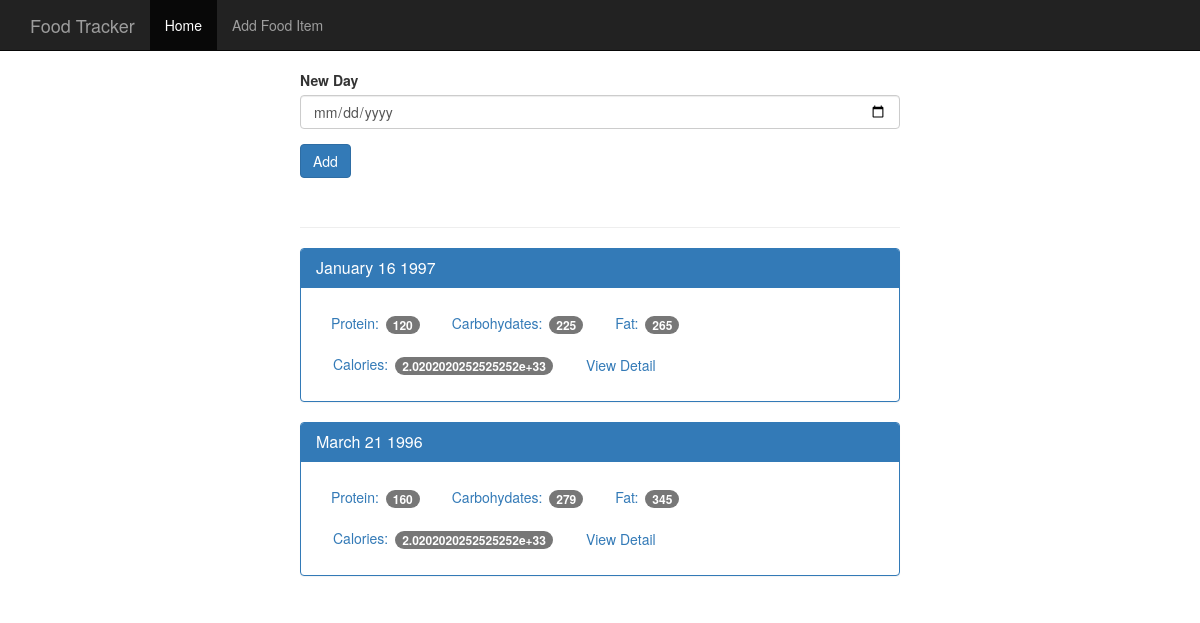
The page / on the database its author committed.
### tables this page shows
CREATE TABLE log_date(
	id integer primary key autoincrement,
	entry_date date not null
);

### app.py (the view)
@app.route('/', methods=['POST','GET'])
def index():
	db = get_db()
	if request.method == 'POST':
		date = request.form['date']
		dt = datetime.strptime(date, '%Y-%m-%d')
		database_date = datetime.strftime(dt, '%Y%m%d')
		db.execute('insert into log_date (entry_date) values (?)', [database_date])
		db.commit()
	cur = db.execute('''select log_date.entry_date, sum(food.protein) as protein, sum(food.carbohydrates) as carbohydrates, sum(food.fat) as fat, sum(food.calories) as calories
						from log_date
						join food_date on food_date.log_date_id = log_date.id
						join food on food.id = food_date.food_id
						group by log_date.id order by log_date.entry_date desc''')
	results = cur.fetchall()
	date_results = []
	for i in results:
		single_date = {}
		single_date['entry_date'] = i['entry_date']
		single_date['protein'] = i['protein']
		single_date['carbohydrates'] = i['carbohydrates']
		single_date['fat'] = i['fat']
		single_date['calories'] = i['calories']
		d = datetime.strptime(str(i['entry_date']), '%Y%m%d')
		single_date['pretty_date'] = datetime.strftime(d, '%B %d %Y')
		date_results.append(single_date)
	return render_template('home.html', results = date_results)

### database.py (called while the page is built)
def connect_db():
	sql = sqlite3.connect('/home/tapas/Downloads/flask_app/food tracker app/food_log.db')
	sql.row_factory = sqlite3.Row
	return sql

def get_db():
	if not hasattr(g, 'sqlite3_db'):
		g.sqlite_db = connect_db()
	return g.sqlite_db

### templates/home.html
{% extends "base.html" %}
{% block body %}
    <nav class="navbar navbar-inverse navbar-fixed-top">
      <div class="container">
        <div class="navbar-header">
          <a class="navbar-brand" href="{{ url_for('index') }}">Food Tracker</a>
        </div>
        <div id="navbar" class="navbar-collapse collapse">
          <ul class="nav navbar-nav">
            <li class="active"><a href="{{ url_for('index') }}">Home</a></li>
            <li><a href="{{ url_for('food') }}">Add Food Item</a></li>
          </ul>
        </div>
      </div>
    </nav>
    <div class="container theme-showcase col-sm-6 col-sm-offset-3" role="main">
      <div class="row">
        <div>
          <form method="POST" action="/">
            <div class="form-group">
              <label for="new-day">New Day</label>
              <input type="date" class="form-control" name="date" id="new-day">
            </div>
            <button type="submit" class="btn btn-primary">Add</button>
          </form>
          <div class="page-header"></div>
         {% for r in results %}
          <div class="panel panel-primary">
            <div class="panel-heading">
              <h3 class="panel-title">{{ r.pretty_date }}</h3>
            </div>
            <div class="panel-body">
              <ul class="nav nav-pills" role="tablist">
                <li><a>Protein: <span class="badge">{{ r.protein }}</span></a></li>
                <li><a>Carbohydates: <span class="badge">{{ r.carbohydrates }}</span></a></li>
                <li><a>Fat: <span class="badge">{{ r.fat }}</span></a></li>
                <li><a>Calories: <span class="badge">{{ r.calories }}</span></a></li>
                <li><a href="{{ url_for('view', date=r.entry_date) }}" type="button" class="btn btn-link">View Detail</a></li>
              </ul>
            </div>
          </div>
          {% endfor %}
        </div>
      </div>
    </div>
{% endblock %}

### static/theme.css (style rules this page uses)
body { padding-top: 70px; padding-bottom: 30px; }

### rows shown on the page
log_date: pretty_date "January 16 1997", protein "120", carbohydrates "225", fat "265", calories "2.0202020252525252e+33"
log_date: pretty_date "March 21 1996", protein "160", carbohydrates "279", fat "345", calories "2.0202020252525252e+33"
